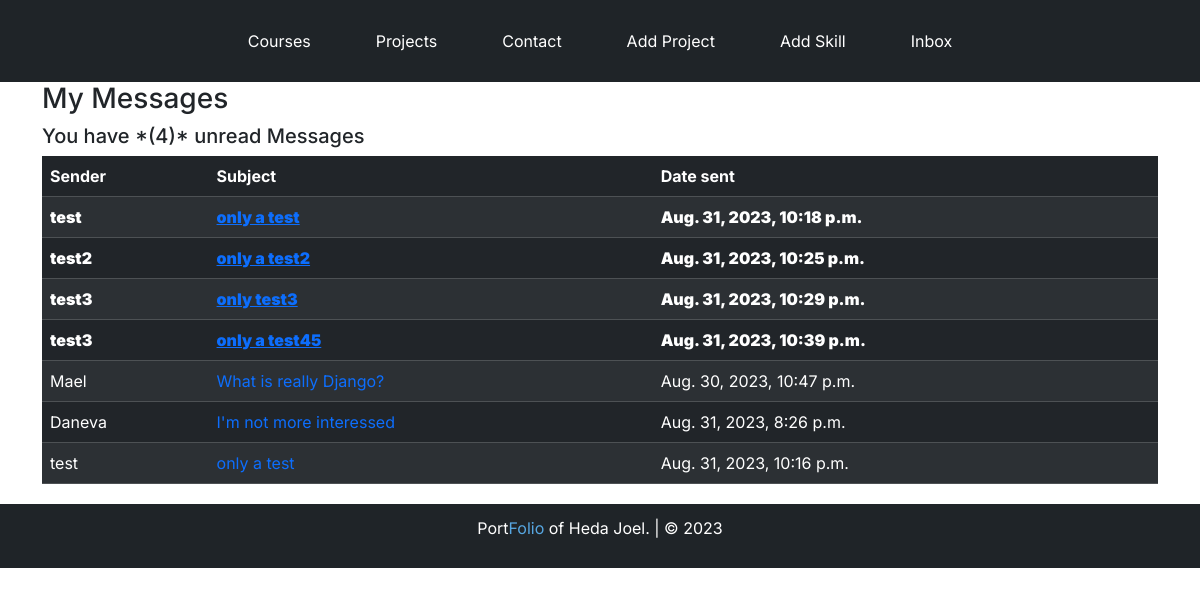
Before: /inbox/ with the older database file.
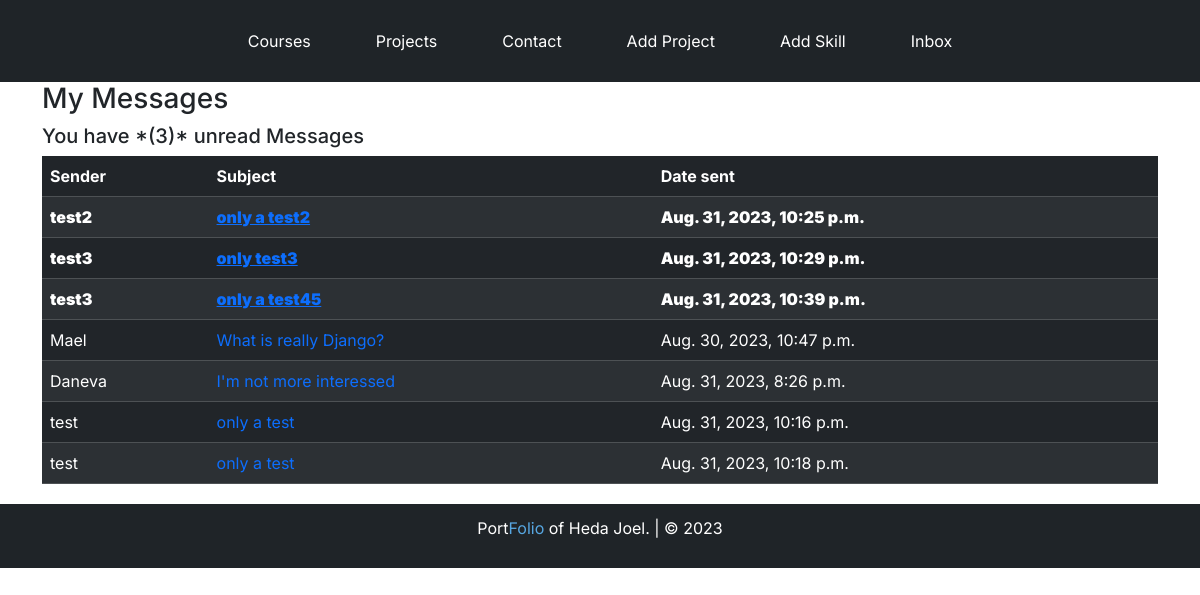
After: the same page with the newer database file.
### base/models.py (models this page shows, shortened)
class Message(models.Model):
    name = models.CharField(max_length=200,null=True)
    email = models.CharField(max_length=200,null=True)
    subject = models.CharField(max_length=200,null=True)
    body = models.TextField()
    is_read = models.BooleanField(default=False)
    created = models.DateTimeField(auto_now_add=True)
    id = models.UUIDField(default=uuid.uuid4, unique=True, primary_key=True, editable=False)

### base/views.py (the view)
# urls.py: path('inbox/', views.inboxPage, name="inbox"),
def inboxPage(request):
    message = Message.objects.all().order_by('is_read')
    unreadCount = Message.objects.filter(is_read=False).count()
    context = {'inbox': message, 'unreadcount': unreadCount}
    return render(request, 'base/inbox.html', context)

### base/templates/base/inbox.html
{% extends 'base/main.html' %}
{% load static %}
{% block content %}
    <div class="container">
    <h3>My Messages</h3>
    <h5>You have *({{ unreadcount }})* unread Messages</h5>
    <table class="table table-dark table-striped">
        <thead>
            <tr>
                <th>Sender</th>
                <th>Subject</th>
                <th>Date sent</th>
            </tr>
        </thead>
        <tbody>
            {% for message in inbox %}
                {% if message.is_read %}
                <tr>
                {% else %}
                <tr style="font-weight: 900">
                {% endif %}
                    <td>{{ message.name }}</td>
            <td><a href="{% url 'message' message.id %}"{% if message.is_read %} style="text-decoration: none"{% endif %}>{{ message.subject }}</a></td>
                    <td>{{ message.created }}</td>
                </tr>
            {% endfor %}
        </tbody>
    </table>
    </div>
{% endblock %}

Changed rows visible on the page:
changed Message "Aug. 31, 2023, 10:18 p.m.": is_read False → True (drawn); moves down the list
Other visible differences:
{{ unreadcount }}: "4" → "3"
